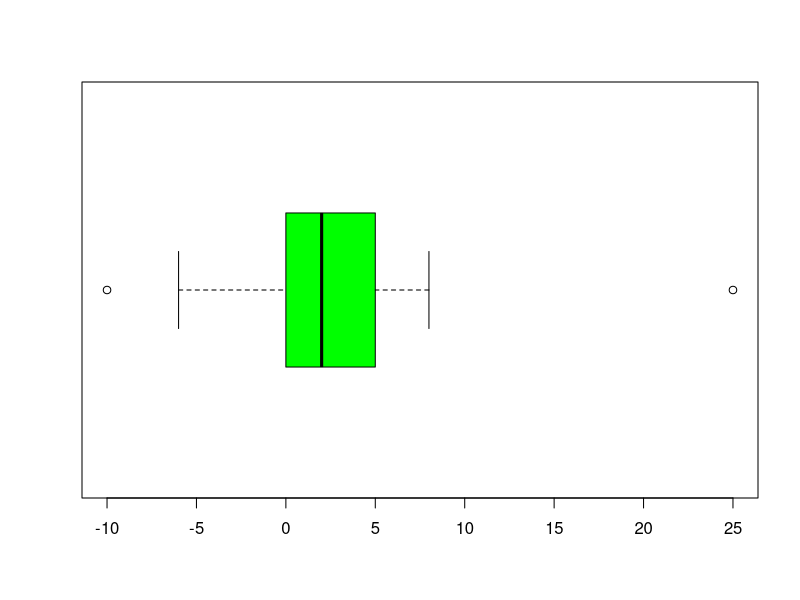
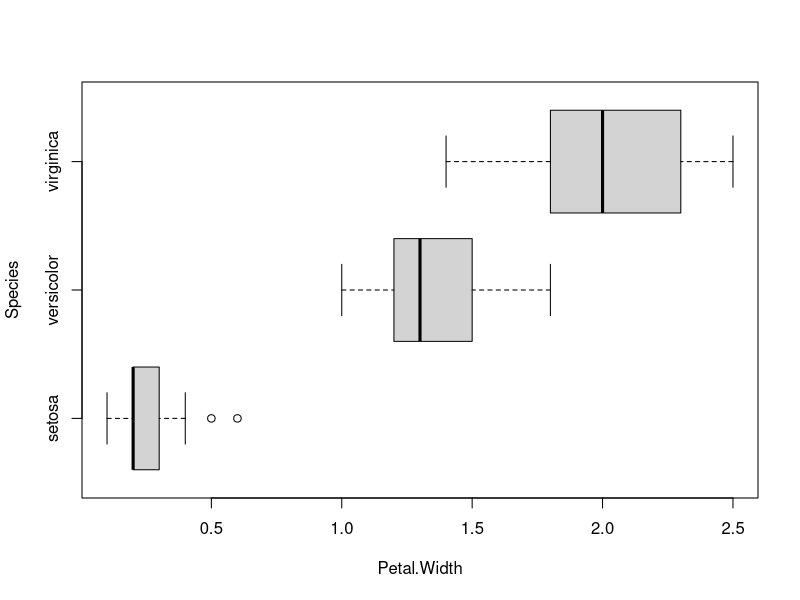
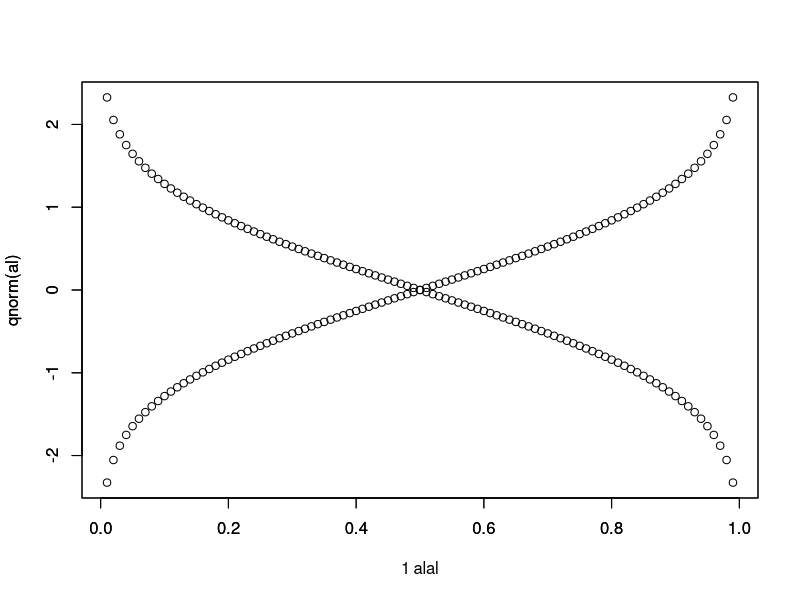
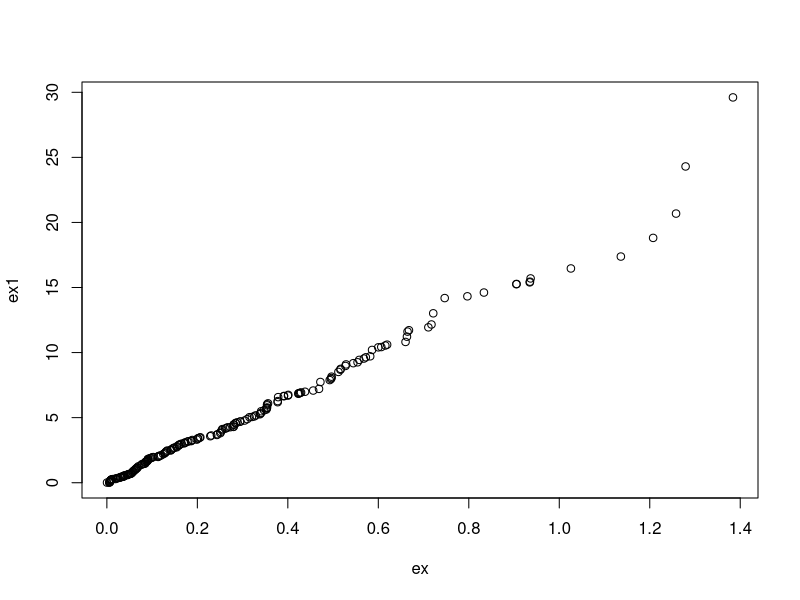

The R script that drew these images, in order:
#1.c
x = c(25, -10, 3, 1, 2, 8, 4, 0, -1, 7, 7, 2, -1, 2, -6, 5, 0)
boxplot(x, col="green", horizontal = T)

#1.d
boxplot(Petal.Width~Species, data=iris, horizontal = T)

#2.b
quant = function (x, alpha) {
  x_sort = sort(x)
  ind = floor(alpha*length(x))
  if(ind == 0) {
    return (x_sort[1])
  }
  return (x_sort[ind])
}

quant(x, 0.15)

#3.c
q = seq(from=0.1, to=0.9, by=0.1)
qnorm(q)

al = seq(from=0.01, to=0.99, by=0.01)
plot(al, qnorm(al))
par(new=T)
plot(1-al, qnorm(al))
#Symetry comes from standard distribution PDF symietric on line y=0

b <- qnorm(0.995)
a <- -b

#4.b
ex = rexp(200, rate=3)
ex1 = rexp(400, rate=0.2)
qqplot(ex, ex1)

qqexp = function(x) {
  qqplot(x, qexp(1))
}

qqunif = function(x) {
  qqplot(x, qunif())
}


